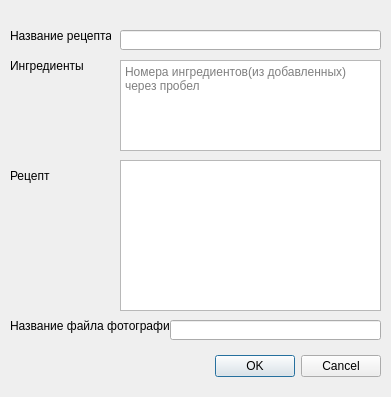
<?xml version="1.0" encoding="UTF-8"?>
<ui version="4.0">
 <class>Dialog</class>
 <widget class="QDialog" name="Dialog">
  <property name="geometry">
   <rect>
    <x>0</x>
    <y>0</y>
    <width>391</width>
    <height>397</height>
   </rect>
  </property>
  <property name="windowTitle">
   <string>Dialog</string>
  </property>
  <widget class="QDialogButtonBox" name="buttonBox">
   <property name="geometry">
    <rect>
     <x>50</x>
     <y>350</y>
     <width>331</width>
     <height>32</height>
    </rect>
   </property>
   <property name="orientation">
    <enum>Qt::Horizontal</enum>
   </property>
   <property name="standardButtons">
    <set>QDialogButtonBox::Cancel|QDialogButtonBox::Ok</set>
   </property>
  </widget>
  <widget class="QLabel" name="label">
   <property name="geometry">
    <rect>
     <x>10</x>
     <y>20</y>
     <width>101</width>
     <height>31</height>
    </rect>
   </property>
   <property name="text">
    <string>Название рецепта</string>
   </property>
  </widget>
  <widget class="QLabel" name="label_2">
   <property name="geometry">
    <rect>
     <x>10</x>
     <y>50</y>
     <width>91</width>
     <height>31</height>
    </rect>
   </property>
   <property name="text">
    <string>Ингредиенты</string>
   </property>
  </widget>
  <widget class="QLabel" name="label_3">
   <property name="geometry">
    <rect>
     <x>10</x>
     <y>160</y>
     <width>91</width>
     <height>31</height>
    </rect>
   </property>
   <property name="text">
    <string>Рецепт</string>
   </property>
  </widget>
  <widget class="QLabel" name="label_4">
   <property name="geometry">
    <rect>
     <x>10</x>
     <y>310</y>
     <width>161</width>
     <height>31</height>
    </rect>
   </property>
   <property name="text">
    <string>Название файла фотографии</string>
   </property>
  </widget>
  <widget class="QLineEdit" name="name">
   <property name="geometry">
    <rect>
     <x>120</x>
     <y>30</y>
     <width>261</width>
     <height>20</height>
    </rect>
   </property>
  </widget>
  <widget class="QLineEdit" name="photoname">
   <property name="geometry">
    <rect>
     <x>170</x>
     <y>320</y>
     <width>211</width>
     <height>20</height>
    </rect>
   </property>
  </widget>
  <widget class="QPlainTextEdit" name="recipe">
   <property name="geometry">
    <rect>
     <x>120</x>
     <y>160</y>
     <width>261</width>
     <height>151</height>
    </rect>
   </property>
  </widget>
  <widget class="QPlainTextEdit" name="ingred">
   <property name="geometry">
    <rect>
     <x>120</x>
     <y>60</y>
     <width>261</width>
     <height>91</height>
    </rect>
   </property>
   <property name="placeholderText">
    <string>Номера ингредиентов(из добавленных) через пробел</string>
   </property>
  </widget>
  <widget class="QLabel" name="add_recipe_error">
   <property name="geometry">
    <rect>
     <x>10</x>
     <y>80</y>
     <width>101</width>
     <height>21</height>
    </rect>
   </property>
   <property name="text">
    <string/>
   </property>
  </widget>
 </widget>
 <resources/>
 <connections>
  <connection>
   <sender>buttonBox</sender>
   <signal>accepted()</signal>
   <receiver>Dialog</receiver>
   <slot>accept()</slot>
   <hints>
    <hint type="sourcelabel">
     <x>248</x>
     <y>254</y>
    </hint>
    <hint type="destinationlabel">
     <x>157</x>
     <y>274</y>
    </hint>
   </hints>
  </connection>
  <connection>
   <sender>buttonBox</sender>
   <signal>rejected()</signal>
   <receiver>Dialog</receiver>
   <slot>reject()</slot>
   <hints>
    <hint type="sourcelabel">
     <x>316</x>
     <y>260</y>
    </hint>
    <hint type="destinationlabel">
     <x>286</x>
     <y>274</y>
    </hint>
   </hints>
  </connection>
 </connections>
</ui>
